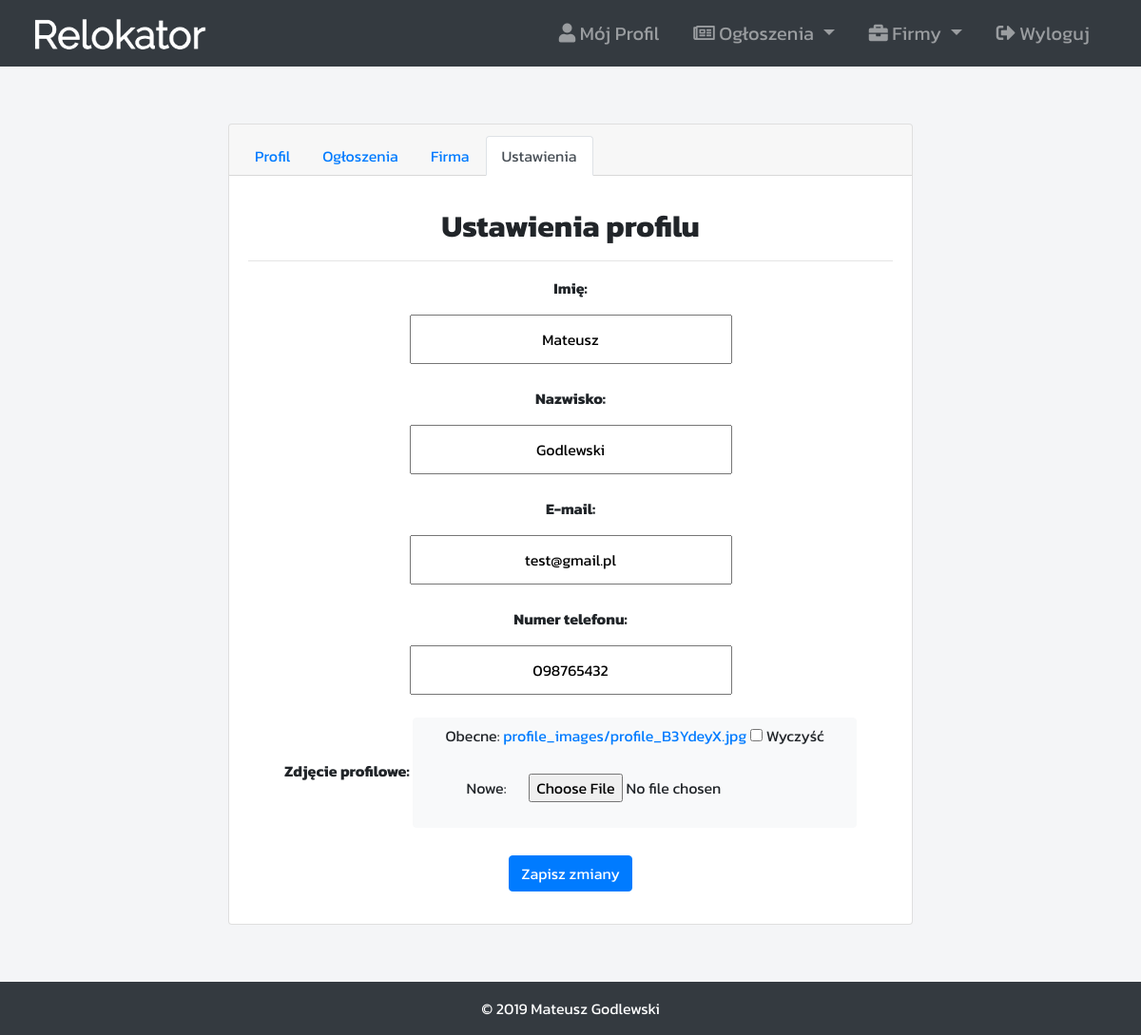
Page /accounts/quarion/settings (signed in) on the committed database.
### accounts/models.py (models this page shows, shortened)
class Account(AbstractUser):
    username = models.CharField(max_length=50, unique=True, verbose_name="Nazwa użytkownika")
    first_name = models.CharField(max_length=100, unique=False, blank=False, verbose_name="Imię")
    last_name = models.CharField(max_length=100, unique=False, blank=True, verbose_name="Nazwisko")
    join_date = models.DateTimeField(default=timezone.now)
    email = models.EmailField(max_length=100, unique=True, blank=False, verbose_name="E-mail")
    phone_number = models.CharField(max_length=20, unique=True, blank=False, verbose_name="Numer telefonu")
    profile_image = models.ImageField(
        upload_to="profile_images/",
        blank=True,
        null=True,
        verbose_name="Zdjęcie profilowe",
    )
    USERNAME_FIELD = "username"
    REQUIRED_FIELDS = ["first_name", "email", "phone_number"]

### accounts/views.py (the view)
# urls.py: path("<str:account_id>/settings", account_update_view),
@login_required
def account_update_view(request, account_id:str):
    template_name = "accounts/account-update.html"
    account = Account.objects.get(username=account_id)
    form = AccountUpdateForm(request.POST or None, instance=account)
    if request.user.username != account.username:
        return render(request, "website/error_404.html")
    if form.is_valid():
        form.save()
    context = { "title": "Ustawienia konta", "form": form }
    return render(request, template_name, context)

### accounts/forms.py
class AccountUpdateForm(UserChangeForm):
    password = None
    class ClearableFileInput(ClearableFileInput):
        initial_text = 'Obecne'
        input_text = 'Nowe'
        clear_checkbox_label = 'Wyczyść'
    profile_image = forms.ImageField(label='Select Profile Image',required = False, widget=ClearableFileInput)
    class Meta:
        model = Account
        fields = ("first_name", "last_name", "email", "phone_number", "profile_image")

### accounts/templates/accounts/account-update.html (shortened to what this page needs)
{% extends "website/base.html" %}
{% block content %}
  <div id="account-info-card" class="card text-center">
    <div class="card-header">
        <ul class="nav nav-tabs card-header-tabs">
            <li class="nav-item">
                <a class="nav-link" href="info">Profil</a>
            </li>
            <li class="nav-item">
                <a class="nav-link" href="adverts">Ogłoszenia</a>
            </li>
            <li class="nav-item">
                <a class="nav-link" href="companies">Firma</a>
            </li>
            <li class="nav-item">
                <a class="nav-link active" href="">Ustawienia</a>
            </li>
        </ul>
    </div>
    <div class="card-body" style="margin-top:2%">
        <h2 class="text-center"><b>Ustawienia profilu</b></h1>
        <hr>
        <form method="POST" enctype="multipart/form-data">
            <div class="form-group">
            <div class="fieldWrapper">
                <label for="{{ form.first_name.id_for_label }}"><b>Imię:</b></label>
                <div id="login-form-input-update">{{ form.first_name }}</div>
            </div>
            </div>
            <div class="form-group">
            <div class="fieldWrapper">
                <label for="{{ form.last_name.id_for_label }}"><b>Nazwisko:</b></label>
                <div id="login-form-input-update">{{ form.last_name }}</div>
            </div>
            </div>
            <div class="form-group">
            <div class="fieldWrapper">
                <label for="{{ form.email.id_for_label }}"><b>E-mail:</b></label>
                <div id="login-form-input-update">{{ form.email }}</div>
            </div>
            </div>
            <div class="form-group">
            <div class="fieldWrapper">
                <label for="{{ form.phone_number.id_for_label }}"><b>Numer telefonu:</b></label>
                <div id="login-form-input-update">{{ form.phone_number }}</div>
            </div>
            </div>
            <div class="form-group">
            <div class="fieldWrapper">
                <label for="{{ form.profile_image.id_for_label }}"><b>Zdjęcie profilowe:</b></label>
                <div id="login-form-input-update-image" class='btn btn-light'>{{ form.profile_image }}</div>
            </div>
            </div>
            <button style="margin:2%;" class="btn btn-primary" type="submit">Zapisz zmiany</button>
        </form>
    </div>
  </div>
{% endblock  %}

### website/static/website/css/style.css (style rules this page uses)
* { font-family: 'Kanit', sans-serif; }
a:link { text-decoration: none!important; }
#body { background-color: #F4F5F7; position: relative; min-height: 100vh; }
#login-form-input-update input[type=text] { width: 50%; padding: 12px 20px; margin: 8px 0; box-sizing: border-box; text-align: center; }
#login-form-input-update input[type=email] { width: 50%; padding: 12px 20px; margin: 8px 0; box-sizing: border-box; text-align: center; }
#login-form-input-update-image input[type=file] { width: 70%; padding: 12px 20px; margin: 8px 0; box-sizing: border-box; text-align: center; }
#account-info-card { width: 60%; margin: auto; margin-top: 5%; margin-bottom: 5%; }

### rows in the picture
Account: first_name "Mateusz", last_name "Godlewski", email "test@gmail.pl", phone_number "098765432"
